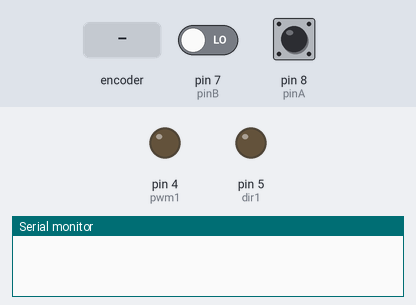
This sketch was run on a simulated Arduino Uno, built with avr-gcc and run on an emulated ATmega328P. Parts: output pins drawn as LEDs (lit = HIGH), the last lines printed to the serial monitor. The inputs (shaded band) are chosen by the test bench; at power-on: pin 7 (pinB) LOW, pin 8 (pinA) HIGH.

Above: at 1.2 s.
1.3 s: rotary encoder on pin 8 (pinA) / pin 7 (pinB) turned 1 step (first pin leading)
At 2.8 s:
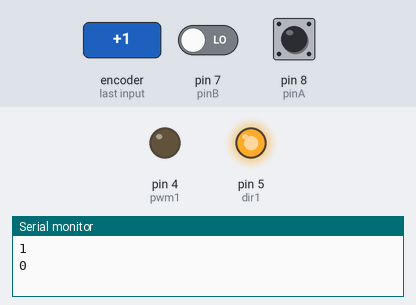
Timing chart, 0 to 4.3 s (numbered marks = the images above; inputs shaded):
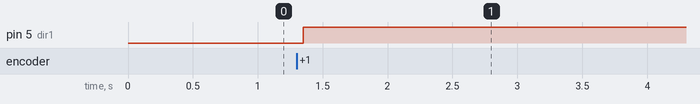

The sketch:

MDD_10A_Rotary_Encoder.ino
```cpp
int Timer;
int pwm1=4;
int dir1=5;
int pinA=8;
int pinB=7;
int lastStateA;
int currentStateA;
int c=0;
int gainFactor;
int lastCount=0;
int currentCount;

void setup()
{
  pinMode(pwm1,OUTPUT);
  pinMode(dir1,OUTPUT);
  pinMode(pinA,INPUT);
  pinMode(pinB,INPUT);
  Serial.begin(9600);
  lastStateA=digitalRead(pinA);
}

void loop()
{
  currentStateA=digitalRead(pinA);
  if(currentStateA!=lastStateA)
  {
    if(digitalRead(pinB)==currentStateA)
    {
      c--;
    }
    else
    {
      c++;
    }
    //Serial.println(c);
    int absolute_val_c=abs(c);
    Serial.println(absolute_val_c);
     gainFactor=(c*8.5);

    currentCount=c;
    if(currentCount>lastCount)
    {
      digitalWrite(dir1,HIGH);
      analogWrite(pwm1,gainFactor);
    }
    if(currentCount<lastCount)
    {
      digitalWrite(dir1,LOW);
      analogWrite(pwm1,gainFactor);
    }
    if(Timer>=2)
    {
      analogWrite(pwm1,0);
    }
  }
  lastStateA=currentStateA;
  lastCount=currentCount;
  if(c==30 || c==-30)
  {
    c=0;
  }
}
```

Measured:
- after the input at 1.3 s, pin 5 (dir1): LOW → HIGH after 0.05 s
